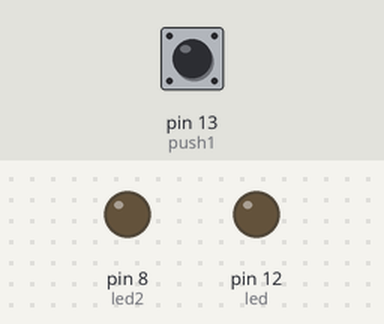
Simulated run of this sketch. Board: Arduino Uno, built with avr-gcc and run on an emulated ATmega328P. Shown: output pins drawn as LEDs (lit = HIGH). Dashed ring = blinking. The inputs (shaded band) are chosen by the test bench; at power-on: pin 13 (push1) LOW.

Above: at 1.2 s.
1.3 s: pin 13 (push1) pulled HIGH for 0.15 s
At 1.42 s:
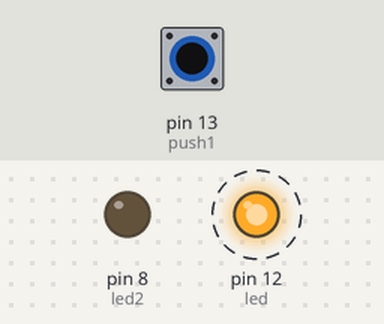
At 1.92 s:
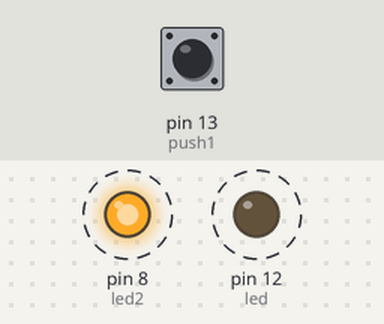
4.3 s: pin 13 (push1) pulled HIGH for 3.2 s
Timing chart, 0 to 12.6 s (numbered marks = the images above; inputs shaded):
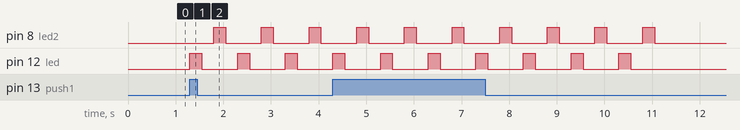

Measured:
- after the input at 1.3 s, pin 8 (led2): alternates HIGH for 0.25 s and LOW for 0.75 s, starting after 0.50 s; pin 12 (led): alternates HIGH for 0.25 s and LOW for 0.75 s, starting at once

The sketch:

arduino_Pushbutton_lightOnOff.ino
```cpp
int led=12;
int led2=8;
int push1=13;


void setup() {
  pinMode(led,OUTPUT);
  pinMode(push1,INPUT);
  pinMode(led2,OUTPUT);
  Serial.begin(9600);
}

void loop() {
  if(digitalRead(push1)==1){ // if button got pushed once
for(int i=1;i<=5;i++){ //means the light will turn on and off 5 times

    digitalWrite(led,i); //led1
    delay(250);

    digitalWrite(led,LOW);
    delay(250);

    digitalWrite(led2,i); //led2
    delay(250);

    digitalWrite(led2,LOW);
    delay(250);
  }
  }
  }
```
